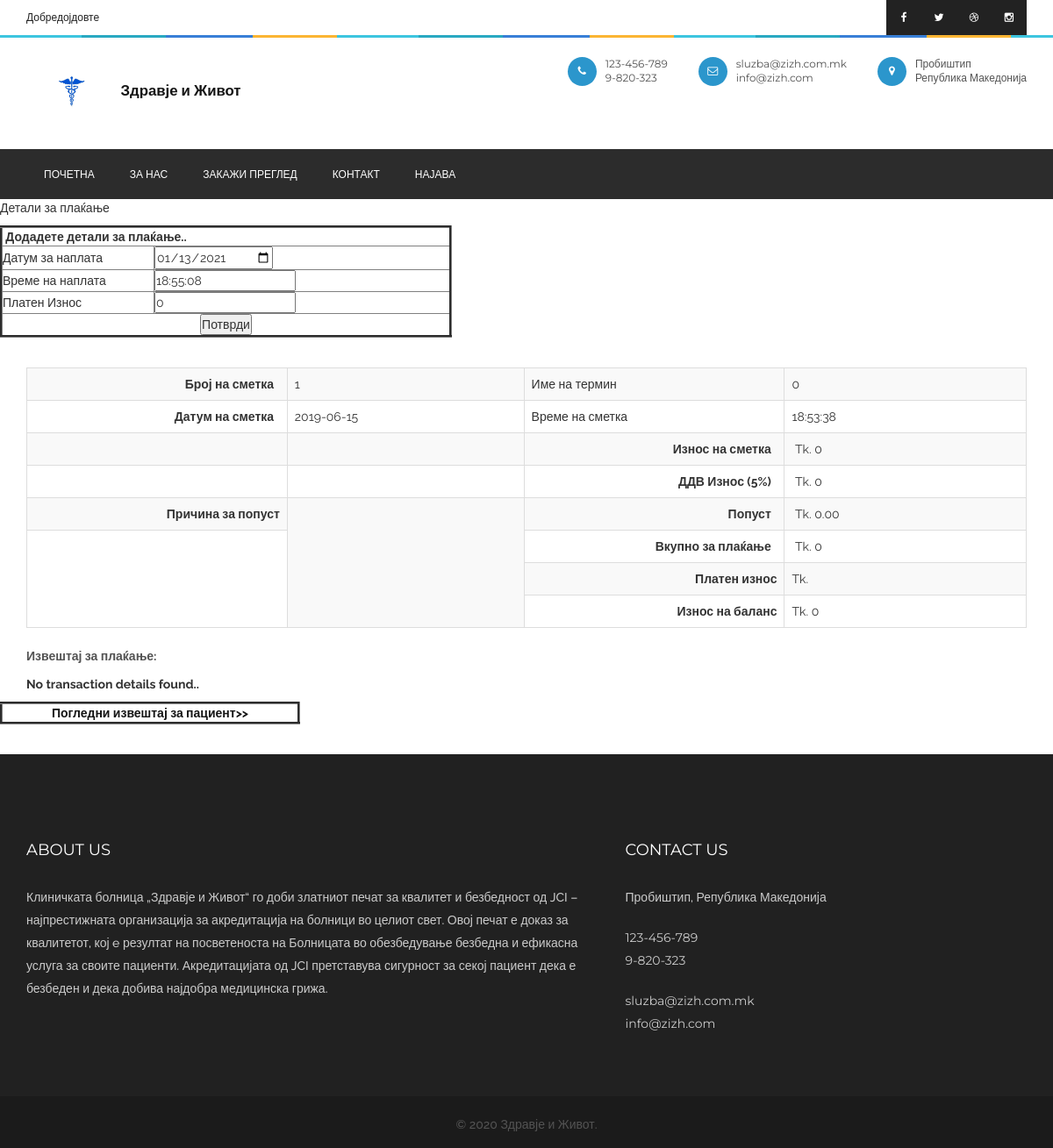
The app's page /payment.php with its own data.
### tables this page shows
CREATE TABLE `billing` (
  `billingid` int(10) NOT NULL,
  `patientid` int(10) NOT NULL,
  `appointmentid` int(10) NOT NULL,
  `billingdate` date NOT NULL,
  `billingtime` time NOT NULL,
  `discount` float(10,2) NOT NULL,
  `taxamount` float(10,2) NOT NULL,
  `discountreason` text NOT NULL,
  `discharge_time` time NOT NULL,
  `discharge_date` date NOT NULL
);

### viewpaymentreport.php (the view, shortened to what this page needs)
<?php
include("dbconnection.php");
?>
 <section class="container">
<?php
$sqlbilling_records ="SELECT * FROM billing WHERE appointmentid='$billappointmentid'";
$qsqlbilling_records = mysqli_query($con,$sqlbilling_records);
$rsbilling_records = mysqli_fetch_array($qsqlbilling_records);
?>
 	<table class="table table-bordered table-striped">
      <tbody>
        <tr>
          <th scope="col"><div align="right">Број на сметка &nbsp; </div></th>
          <td><?php echo $rsbilling_records[billingid]; ?></td>
          <td>Име на термин &nbsp;</td>
          <td><?php echo $rsbilling_records[appointmentid]; ?></td>
        </tr>
        <tr>
          <th width="442" scope="col"><div align="right">Датум на сметка &nbsp; </div></th>
          <td width="413"><?php echo $rsbilling_records[billingdate]; ?></td>
          <td width="413">Време на сметка&nbsp; </td>
          	<td width="413"><?php echo $rsbilling_records[billingtime] ; ?></td>
        </tr>
		<tr>
          <th scope="col"><div align="right"></div></th>
          <td></td>
          <th scope="col"><div align="right">Износ на сметка &nbsp; </div></th>
          <td><?php
		$billamt= 0;
?>
  &nbsp;Tk. <?php echo $billamt; ?></td>
        </tr>
        <tr>
          <th width="442" scope="col"><div align="right"></div></th>
          <td width="413">&nbsp;</td>
          <th width="442" scope="col"><div align="right">ДДВ Износ (5%) &nbsp; </div></th>
          <td width="413">&nbsp;Tk. <?php echo $taxamt = 5 * ($billamt / 100); ?></td>
       	</tr>
		<tr>
		  <th scope="col"><div align="right">Причина за попуст</div></th>
		  <td rowspan="4" valign="top"><?php echo $rsbilling_records[discountreason]; ?></td>
		  <th scope="col"><div align="right">Попуст &nbsp; </div></th>
		  <td>&nbsp;Tk. <?php echo $rsbilling_records[discount]; ?></td>
	    </tr>
		<tr>
		  <th rowspan="3" scope="col">&nbsp;</th>
		  <th scope="col"><div align="right">Вкупно за плаќање &nbsp; </div></th>
		  <td>&nbsp;Tk. <?php echo $grandtotal = ($billamt + $taxamt)  - $rsbilling_records[discount] ; ?></td>
	    </tr>
		<tr>
		  <th scope="col"><div align="right">Платен износ </div></th>
		  <td>Tk. <?php
		  	$sqlpayment ="SELECT sum(paidamount) FROM payment where appointmentid='$billappointmentid'";
			$qsqlpayment = mysqli_query($con,$sqlpayment);
			$rspayment = mysqli_fetch_array($qsqlpayment);
		   ?></td>
	    </tr>
		<tr>
		  <th scope="col"><div align="right">Износ на баланс</div></th>
		  <td>Tk. <?php echo $balanceamt = $grandtotal - $rspayment[0]  ; ?></td>
	    </tr>
      </tbody>
    </table>
   <p><strong>Извештај за плаќање:</strong></p>
<?php
$sqlpayment = "SELECT * FROM payment where appointmentid='$billappointmentid'";
$qsqlpayment = mysqli_query($con,$sqlpayment);
if(mysqli_num_rows($qsqlpayment) == 0)
{
	echo "<strong>No transaction details found..</strong>";
}
?>
</section>

### css/style.css (style rules this page uses)
* { margin: 0px; padding: 0px; }
body { background: #FFF; font-weight: normal; position: relative; font-size: 14px; font-family: 'Raleway', sans-serif; }
p { color: #535353; font-size: 14px; letter-spacing: 0px; line-height: 24px; font-weight: 500; text-rendering: optimizeLegibility; }
section { position: relative; width: 100%; background: #fff; }

### records on screen
billing: billingid "1", appointmentid "0", billingdate "2019-06-15", billingtime "18:53:38", discount "0.00", discount "0"

### other values on screen
$billamt "0"
$taxamt = 5 * ($billamt / 100) "0"
$balanceamt = $grandtotal - $rspayment[0] "0"
